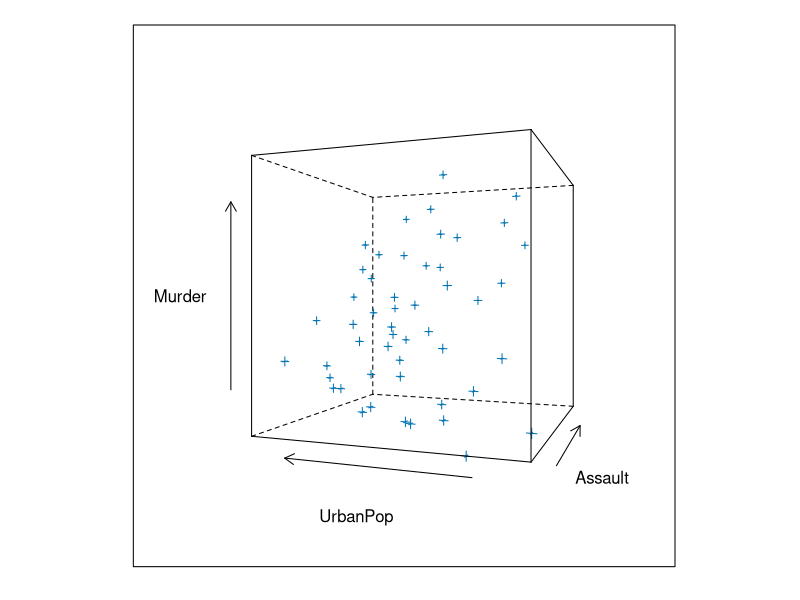
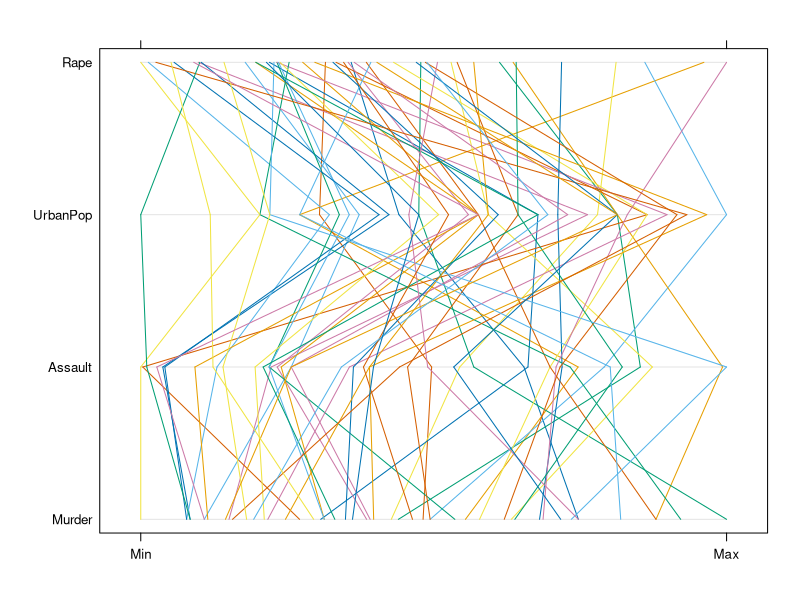
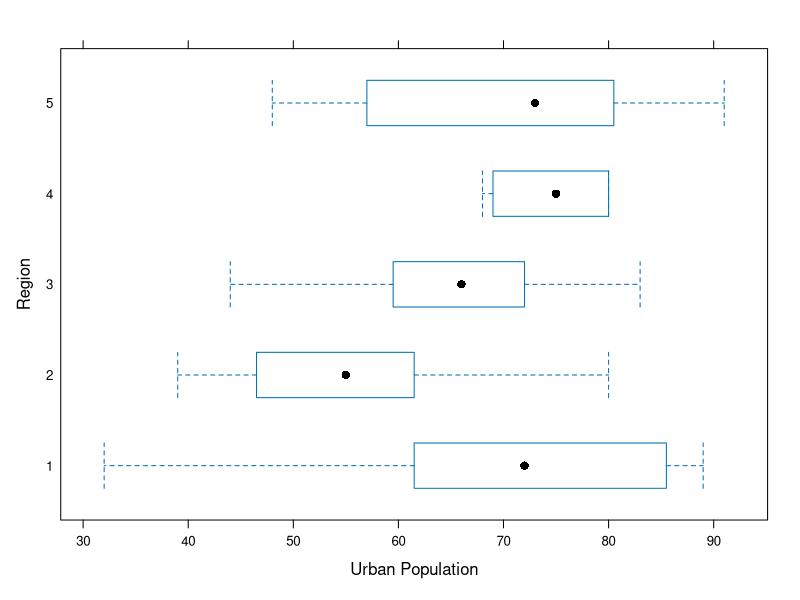
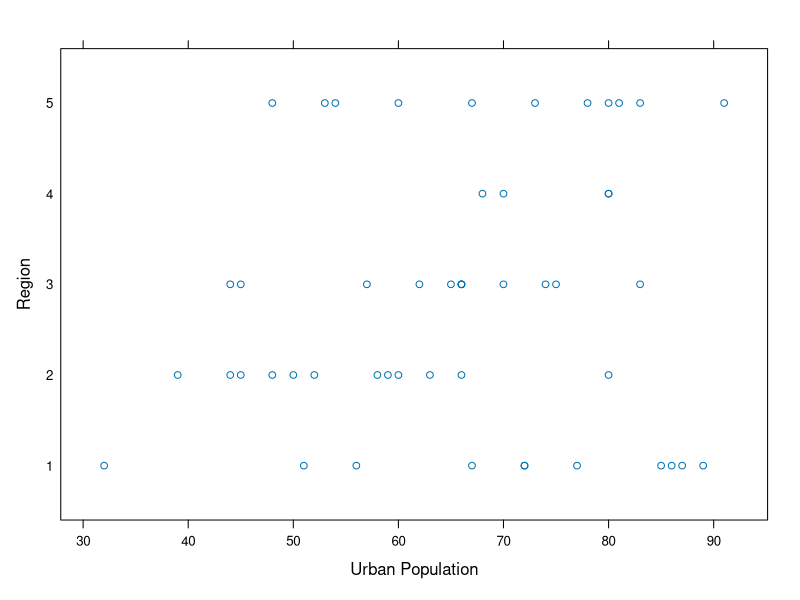
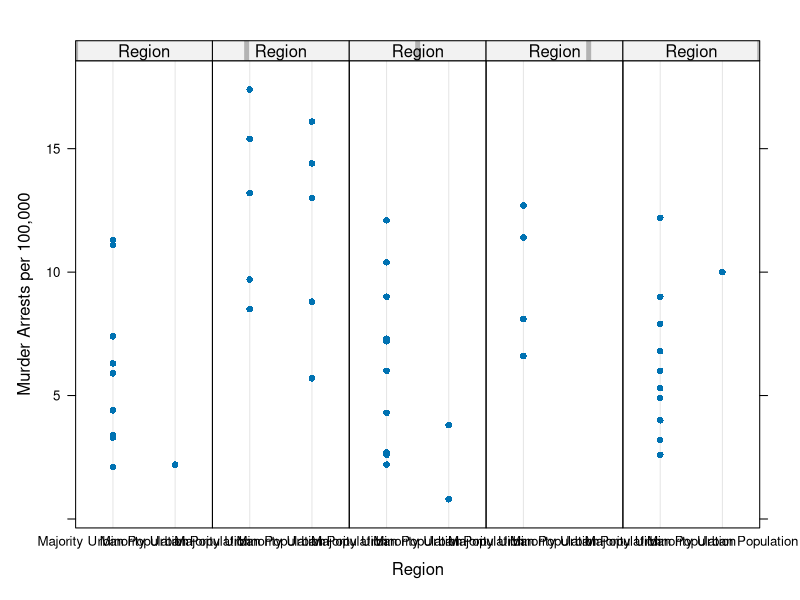
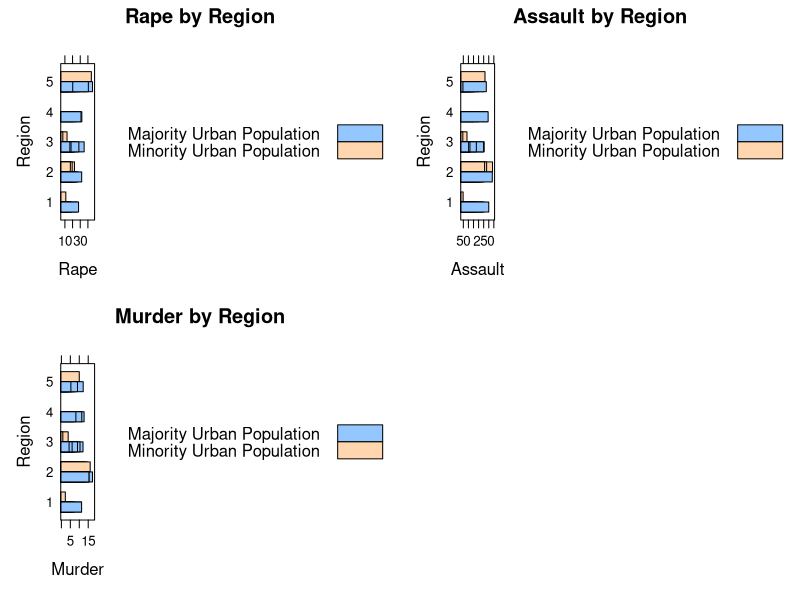
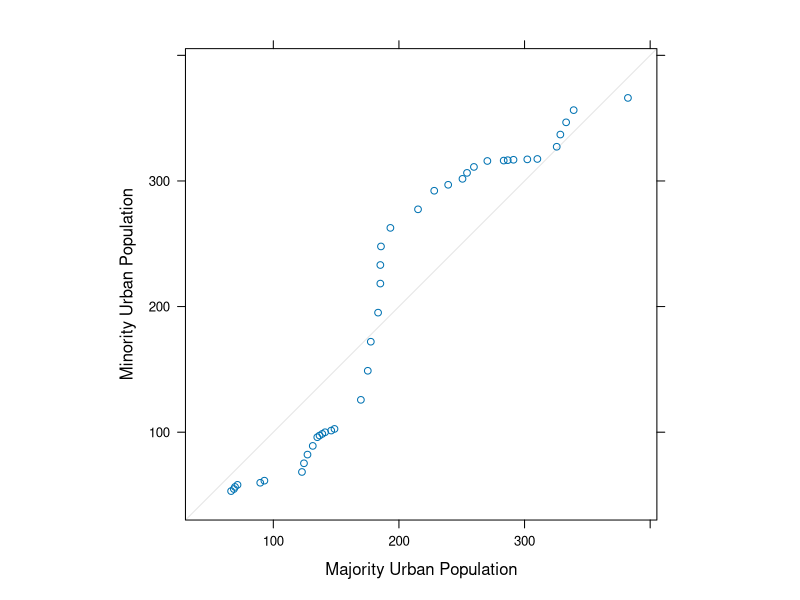
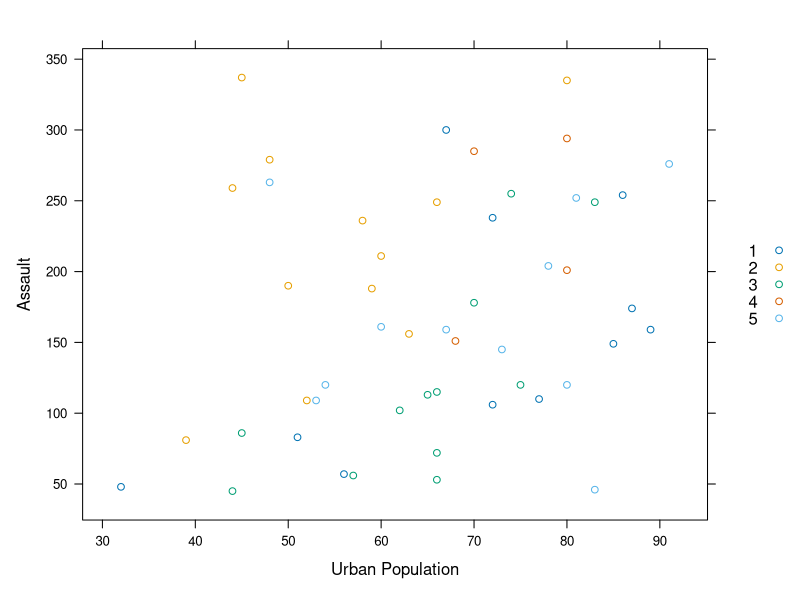

Recreate these plots in R, in order.
## ---- chunk 1

library('dplyr')
library('lattice')
library('ggplot2')

knitr::opts_chunk$set(echo = TRUE)

USArrests_NE <- USArrests[c("Maine", "New Hampshire", "Massachusetts", "Vermont", "Rhode Island", "Connecticut", "New York", "New Jersey", "Pennsylvania", "Delaware", "Maryland"), ]
USArrests_NE <- mutate(USArrests_NE, Region = 1)

USArrests_SE <- USArrests[c("Virginia", "West Virginia", "Kentucky", "Tennessee", "North Carolina", "South Carolina", "Arkansas", "Mississippi", "Alabama", "Georgia", "Louisiana", "Florida"), ]
USArrests_SE <- mutate(USArrests_SE, Region = 2)

USArrests_MW <- USArrests[c("Ohio", "Michigan", "Indiana", "Illinois", "Wisconsin", "Iowa", "Missouri", "Minnesota", "Kansas", "Nebraska", "South Dakota", "North Dakota"), ]
USArrests_MW <- mutate(USArrests_MW, Region = 3)

USArrests_SW <- USArrests[c("Oklahoma", "Texas", "New Mexico", "Arizona"), ]
USArrests_SW <- mutate(USArrests_SW, Region = 4)

USArrests_W <- USArrests[c("Montana", "Wyoming", "Colorado", "Utah", "Idaho", "Washington", "Oregon", "Nevada", "California", "Hawaii", "Alaska"), ]

USArrests_W <- mutate(USArrests_W, Region = 5)

USArrests_Region <- rbind(USArrests_NE, USArrests_SE, USArrests_MW, USArrests_SW, USArrests_W)

USArrests_TC <- mutate(USArrests_Region, Total_Crime = rowSums(USArrests_Region[c(1,2,4)]))

UP_quartiles <- summary(USArrests_TC$UrbanPop)

USArrests_UPQ1 <- filter(USArrests_TC, UrbanPop>0, UrbanPop<=50)%>%
                  mutate(UrbanPop_Quartile = "Minority Urban Population")

USArrests_UPQ2 <- filter(USArrests_TC, UrbanPop>50, UrbanPop<=100)%>%
                  mutate(UrbanPop_Quartile = "Majority Urban Population")

USArrests_Final <- rbind(USArrests_UPQ1, USArrests_UPQ2)

## ---- chunk 2
head(USArrests)
head(USArrests_Final)
## ---- chunk 3
# used to show the relationship between 3 variables
# ~ usually specifies y ~ x or "y as a function of x"
# cloud requires a formula in the form of z ~ x * y

cloud(Murder ~ Assault * UrbanPop, data = USArrests,
      screen = list(x = -90, y = 70), distance = .4, zoom = .7)

## ---- chunk 4
# used for comparing many variables and seeing relationships between them
# each line represents a stat
# easy to put together, & get quick feel for data

parallelplot(USArrests)
## ---- chunk 5
# box plots can displayed to easily compare groups of univariate data

bwplot(Region ~ UrbanPop, data = USArrests_Region,
       xlab = "Urban Population", ylab = "Region")

## ---- chunk 6
# strip plots are used for displaying univariate data (one variable)
# lattice makes simple plots like this fast and easy

stripplot(Region ~ UrbanPop, data = USArrests_Region,
          xlab = "Urban Population", ylab = "Region")

## ---- chunk 7
# dot plots are commonly used for multivariate data.
# lattice makes it easy to sort data into groups
#   numeric values of y are graphed against qualitative levels of x
# aesthetics are difficult to manipulate

dotplot(Murder ~ UrbanPop_Quartile| Region, data = USArrests_Final,
        layout = c(5,1),
        xlab = "Region", ylab = "Murder Arrests per 100,000")

# another possible dot plot example? 
#dotplot(Region ~ UrbanPop, data = USArrests_Region,
#          xlab = "Urban Population", ylab = "Region")

## ---- chunk 8
# example of small multiple plots
# bar charts can be used for both univariate and multivariate data

A <- barchart(Region ~ Assault,  data = USArrests_Final,
         groups = UrbanPop_Quartile,
         auto.key = TRUE,
         main = "Assault by Region",
         xlab = "Assault",
         ylab = "Region")
R <- barchart(Region ~ Rape,  data = USArrests_Final,
         groups = UrbanPop_Quartile,
         auto.key = TRUE,
         main = "Rape by Region",
         xlab = "Rape",
         ylab = "Region")
M <- barchart(Region ~ Murder,  data = USArrests_Final,
         groups = UrbanPop_Quartile,
         auto.key = TRUE,
         main = "Murder by Region",
         xlab = "Murder",
         ylab = "Region")

print(R, split = c(1, 1, 2, 2), more = TRUE)
print(A, split = c(2, 1, 2, 2), more = TRUE)
print(M, split = c(1, 2, 2, 2), more = FALSE)

## ---- chunk 9
# two sample quantile plots are used to determine if two data sets come from a population with a simlar distribution
# this example illustrates how to use the qq function

# Total Crime rates from Minority Urban and Majority Urban Populations
#   given the a limited number of observations for each variable, actual quantiles have not been calculated or graphed against each other
#   thus no conclusions can be drawn

qq(UrbanPop_Quartile ~ Total_Crime, 
   aspect = 1, 
   data = USArrests_Final,
   subset = (UrbanPop_Quartile == "Majority Urban Population" | UrbanPop_Quartile == "Minority Urban Population"))
## ---- chunk 10

xyplot(Assault ~ UrbanPop,
       group=Region,             
       data=USArrests_Final, 
       xlab="Urban Population", 
       auto.key = TRUE          # add legend 
       # sub =                  # add subtitle to each graph
       # main =                 # set main title
       )

## ---- chunk 11
xy_ggplot <- ggplot(
  data=USArrests_Final, 
  mapping=aes(
    x=UrbanPop,
    y=Assault
  )
) 

xy_ggplot <- xy_ggplot + 
  geom_point(aes(color=Region)) + 
  labs(x="Urban Population", y="Assault")

xy_ggplot
